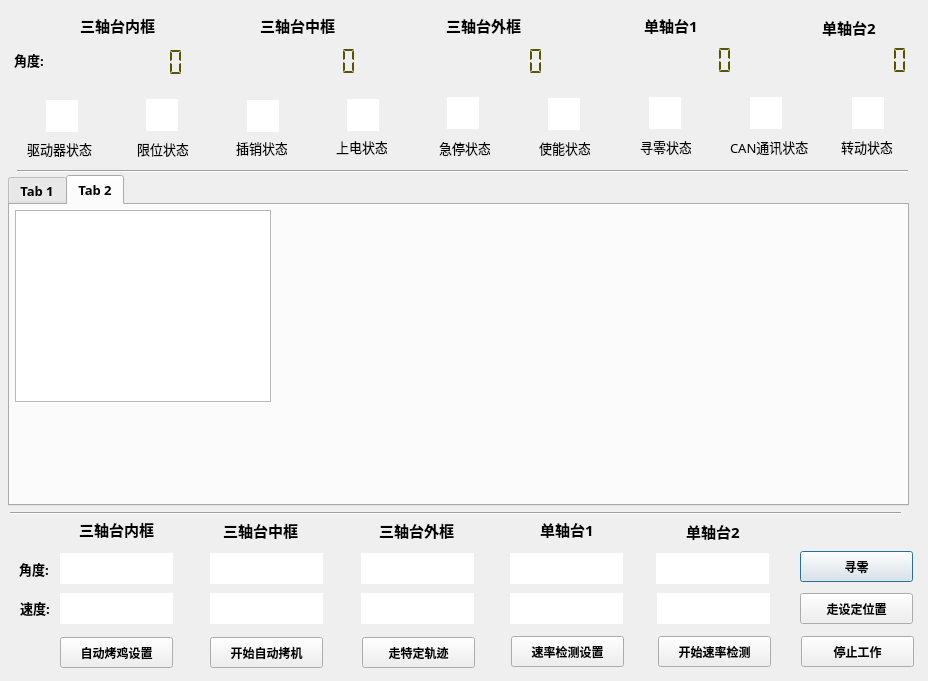
<?xml version="1.0" encoding="UTF-8"?>
<ui version="4.0">
 <class>Dialog</class>
 <widget class="QDialog" name="Dialog">
  <property name="geometry">
   <rect>
    <x>0</x>
    <y>0</y>
    <width>928</width>
    <height>681</height>
   </rect>
  </property>
  <property name="windowTitle">
   <string>Dialog</string>
  </property>
  <property name="modal">
   <bool>false</bool>
  </property>
  <widget class="QLabel" name="label">
   <property name="geometry">
    <rect>
     <x>80</x>
     <y>15</y>
     <width>81</width>
     <height>20</height>
    </rect>
   </property>
   <property name="font">
    <font>
     <family>微软雅黑</family>
     <pointsize>11</pointsize>
     <weight>75</weight>
     <bold>true</bold>
    </font>
   </property>
   <property name="frameShape">
    <enum>QFrame::NoFrame</enum>
   </property>
   <property name="frameShadow">
    <enum>QFrame::Plain</enum>
   </property>
   <property name="text">
    <string>三轴台内框</string>
   </property>
  </widget>
  <widget class="QLCDNumber" name="LCD_STATUS_POSITION_A">
   <property name="geometry">
    <rect>
     <x>41</x>
     <y>47</y>
     <width>161</width>
     <height>31</height>
    </rect>
   </property>
   <property name="styleSheet">
    <string notr="true">color: rgb(85, 0, 0);
color: rgb(85, 85, 0);</string>
   </property>
   <property name="frameShape">
    <enum>QFrame::NoFrame</enum>
   </property>
   <property name="smallDecimalPoint">
    <bool>true</bool>
   </property>
   <property name="digitCount">
    <number>8</number>
   </property>
   <property name="segmentStyle">
    <enum>QLCDNumber::Flat</enum>
   </property>
   <property name="value" stdset="0">
    <double>0.000000000000000</double>
   </property>
  </widget>
  <widget class="QLCDNumber" name="LCD_STATUS_POSITION_E">
   <property name="geometry">
    <rect>
     <x>760</x>
     <y>45</y>
     <width>171</width>
     <height>31</height>
    </rect>
   </property>
   <property name="styleSheet">
    <string notr="true">color: rgb(85, 0, 0);
color: rgb(85, 85, 0);</string>
   </property>
   <property name="frameShape">
    <enum>QFrame::NoFrame</enum>
   </property>
   <property name="smallDecimalPoint">
    <bool>true</bool>
   </property>
   <property name="digitCount">
    <number>8</number>
   </property>
   <property name="segmentStyle">
    <enum>QLCDNumber::Flat</enum>
   </property>
   <property name="value" stdset="0">
    <double>0.000000000000000</double>
   </property>
  </widget>
  <widget class="QLCDNumber" name="LCD_STATUS_POSITION_B">
   <property name="geometry">
    <rect>
     <x>214</x>
     <y>46</y>
     <width>161</width>
     <height>31</height>
    </rect>
   </property>
   <property name="styleSheet">
    <string notr="true">color: rgb(85, 0, 0);
color: rgb(85, 85, 0);</string>
   </property>
   <property name="frameShape">
    <enum>QFrame::NoFrame</enum>
   </property>
   <property name="smallDecimalPoint">
    <bool>true</bool>
   </property>
   <property name="digitCount">
    <number>8</number>
   </property>
   <property name="segmentStyle">
    <enum>QLCDNumber::Flat</enum>
   </property>
   <property name="value" stdset="0">
    <double>0.000000000000000</double>
   </property>
  </widget>
  <widget class="QLCDNumber" name="LCD_STATUS_POSITION_C">
   <property name="geometry">
    <rect>
     <x>401</x>
     <y>46</y>
     <width>161</width>
     <height>31</height>
    </rect>
   </property>
   <property name="styleSheet">
    <string notr="true">color: rgb(85, 0, 0);
color: rgb(85, 85, 0);</string>
   </property>
   <property name="frameShape">
    <enum>QFrame::NoFrame</enum>
   </property>
   <property name="smallDecimalPoint">
    <bool>true</bool>
   </property>
   <property name="digitCount">
    <number>8</number>
   </property>
   <property name="segmentStyle">
    <enum>QLCDNumber::Flat</enum>
   </property>
   <property name="value" stdset="0">
    <double>0.000000000000000</double>
   </property>
  </widget>
  <widget class="QLCDNumber" name="LCD_STATUS_POSITION_D">
   <property name="geometry">
    <rect>
     <x>585</x>
     <y>45</y>
     <width>171</width>
     <height>31</height>
    </rect>
   </property>
   <property name="styleSheet">
    <string notr="true">color: rgb(85, 0, 0);
color: rgb(85, 85, 0);</string>
   </property>
   <property name="frameShape">
    <enum>QFrame::NoFrame</enum>
   </property>
   <property name="smallDecimalPoint">
    <bool>true</bool>
   </property>
   <property name="digitCount">
    <number>8</number>
   </property>
   <property name="segmentStyle">
    <enum>QLCDNumber::Flat</enum>
   </property>
   <property name="value" stdset="0">
    <double>0.000000000000000</double>
   </property>
  </widget>
  <widget class="QLabel" name="LABEL_STATUS_TITLE_A">
   <property name="geometry">
    <rect>
     <x>14</x>
     <y>50</y>
     <width>31</width>
     <height>20</height>
    </rect>
   </property>
   <property name="font">
    <font>
     <family>微软雅黑</family>
     <pointsize>10</pointsize>
     <weight>75</weight>
     <bold>true</bold>
    </font>
   </property>
   <property name="frameShape">
    <enum>QFrame::NoFrame</enum>
   </property>
   <property name="frameShadow">
    <enum>QFrame::Plain</enum>
   </property>
   <property name="text">
    <string>角度:</string>
   </property>
  </widget>
  <widget class="QLabel" name="LABEL_STATUS_TITLE_B">
   <property name="geometry">
    <rect>
     <x>260</x>
     <y>15</y>
     <width>81</width>
     <height>20</height>
    </rect>
   </property>
   <property name="font">
    <font>
     <family>微软雅黑</family>
     <pointsize>11</pointsize>
     <weight>75</weight>
     <bold>true</bold>
    </font>
   </property>
   <property name="frameShape">
    <enum>QFrame::NoFrame</enum>
   </property>
   <property name="frameShadow">
    <enum>QFrame::Plain</enum>
   </property>
   <property name="text">
    <string>三轴台中框</string>
   </property>
  </widget>
  <widget class="QLabel" name="LABEL_STATUS_TITLE_C">
   <property name="geometry">
    <rect>
     <x>446</x>
     <y>15</y>
     <width>81</width>
     <height>20</height>
    </rect>
   </property>
   <property name="font">
    <font>
     <family>微软雅黑</family>
     <pointsize>11</pointsize>
     <weight>75</weight>
     <bold>true</bold>
    </font>
   </property>
   <property name="frameShape">
    <enum>QFrame::NoFrame</enum>
   </property>
   <property name="frameShadow">
    <enum>QFrame::Plain</enum>
   </property>
   <property name="text">
    <string>三轴台外框</string>
   </property>
  </widget>
  <widget class="QLabel" name="LABEL_STATUS_TITLE_D">
   <property name="geometry">
    <rect>
     <x>644</x>
     <y>15</y>
     <width>61</width>
     <height>20</height>
    </rect>
   </property>
   <property name="font">
    <font>
     <family>微软雅黑</family>
     <pointsize>11</pointsize>
     <weight>75</weight>
     <bold>true</bold>
    </font>
   </property>
   <property name="frameShape">
    <enum>QFrame::NoFrame</enum>
   </property>
   <property name="frameShadow">
    <enum>QFrame::Plain</enum>
   </property>
   <property name="text">
    <string>单轴台1</string>
   </property>
  </widget>
  <widget class="QLabel" name="LABEL_STATUS_TITLE_E">
   <property name="geometry">
    <rect>
     <x>822</x>
     <y>17</y>
     <width>61</width>
     <height>20</height>
    </rect>
   </property>
   <property name="font">
    <font>
     <family>微软雅黑</family>
     <pointsize>11</pointsize>
     <weight>75</weight>
     <bold>true</bold>
    </font>
   </property>
   <property name="frameShape">
    <enum>QFrame::NoFrame</enum>
   </property>
   <property name="frameShadow">
    <enum>QFrame::Plain</enum>
   </property>
   <property name="text">
    <string>单轴台2</string>
   </property>
  </widget>
  <widget class="QGraphicsView" name="IMAGE_STATUS_DRIVER_FAULT">
   <property name="geometry">
    <rect>
     <x>46</x>
     <y>100</y>
     <width>32</width>
     <height>32</height>
    </rect>
   </property>
   <property name="frameShape">
    <enum>QFrame::NoFrame</enum>
   </property>
   <property name="frameShadow">
    <enum>QFrame::Sunken</enum>
   </property>
   <property name="backgroundBrush">
    <brush brushstyle="SolidPattern">
     <color alpha="255">
      <red>240</red>
      <green>240</green>
      <blue>240</blue>
     </color>
    </brush>
   </property>
   <property name="foregroundBrush">
    <brush brushstyle="NoBrush">
     <color alpha="255">
      <red>240</red>
      <green>240</green>
      <blue>240</blue>
     </color>
    </brush>
   </property>
  </widget>
  <widget class="QLabel" name="LABEL_STATUS_TITLE_DRIVER">
   <property name="geometry">
    <rect>
     <x>27</x>
     <y>139</y>
     <width>71</width>
     <height>20</height>
    </rect>
   </property>
   <property name="font">
    <font>
     <family>微软雅黑</family>
     <pointsize>10</pointsize>
     <weight>50</weight>
     <bold>false</bold>
    </font>
   </property>
   <property name="frameShape">
    <enum>QFrame::NoFrame</enum>
   </property>
   <property name="frameShadow">
    <enum>QFrame::Plain</enum>
   </property>
   <property name="text">
    <string>驱动器状态</string>
   </property>
  </widget>
  <widget class="QGraphicsView" name="IMAGE_STATUS_REACH_LIMIT">
   <property name="geometry">
    <rect>
     <x>146</x>
     <y>99</y>
     <width>32</width>
     <height>32</height>
    </rect>
   </property>
   <property name="frameShape">
    <enum>QFrame::NoFrame</enum>
   </property>
   <property name="frameShadow">
    <enum>QFrame::Sunken</enum>
   </property>
   <property name="backgroundBrush">
    <brush brushstyle="SolidPattern">
     <color alpha="255">
      <red>240</red>
      <green>240</green>
      <blue>240</blue>
     </color>
    </brush>
   </property>
   <property name="foregroundBrush">
    <brush brushstyle="NoBrush">
     <color alpha="255">
      <red>240</red>
      <green>240</green>
      <blue>240</blue>
     </color>
    </brush>
   </property>
  </widget>
  <widget class="QLabel" name="LABEL_STATUS_TITLE_LIMIT">
   <property name="geometry">
    <rect>
     <x>137</x>
     <y>139</y>
     <width>51</width>
     <height>20</height>
    </rect>
   </property>
   <property name="font">
    <font>
     <family>微软雅黑</family>
     <pointsize>10</pointsize>
     <weight>50</weight>
     <bold>false</bold>
    </font>
   </property>
   <property name="frameShape">
    <enum>QFrame::NoFrame</enum>
   </property>
   <property name="frameShadow">
    <enum>QFrame::Plain</enum>
   </property>
   <property name="text">
    <string>限位状态</string>
   </property>
  </widget>
  <widget class="QGraphicsView" name="IMAGE_STATUS_BOLT_ON">
   <property name="geometry">
    <rect>
     <x>247</x>
     <y>100</y>
     <width>32</width>
     <height>32</height>
    </rect>
   </property>
   <property name="frameShape">
    <enum>QFrame::NoFrame</enum>
   </property>
   <property name="frameShadow">
    <enum>QFrame::Sunken</enum>
   </property>
   <property name="backgroundBrush">
    <brush brushstyle="SolidPattern">
     <color alpha="255">
      <red>240</red>
      <green>240</green>
      <blue>240</blue>
     </color>
    </brush>
   </property>
   <property name="foregroundBrush">
    <brush brushstyle="NoBrush">
     <color alpha="255">
      <red>240</red>
      <green>240</green>
      <blue>240</blue>
     </color>
    </brush>
   </property>
  </widget>
  <widget class="QLabel" name="LABEL_STATUS_TITLE_BOLT">
   <property name="geometry">
    <rect>
     <x>236</x>
     <y>138</y>
     <width>51</width>
     <height>20</height>
    </rect>
   </property>
   <property name="font">
    <font>
     <family>微软雅黑</family>
     <pointsize>10</pointsize>
     <weight>50</weight>
     <bold>false</bold>
    </font>
   </property>
   <property name="frameShape">
    <enum>QFrame::NoFrame</enum>
   </property>
   <property name="frameShadow">
    <enum>QFrame::Plain</enum>
   </property>
   <property name="text">
    <string>插销状态</string>
   </property>
  </widget>
  <widget class="QGraphicsView" name="IMAGE_STATUS_POWER_ON">
   <property name="geometry">
    <rect>
     <x>347</x>
     <y>99</y>
     <width>32</width>
     <height>32</height>
    </rect>
   </property>
   <property name="frameShape">
    <enum>QFrame::NoFrame</enum>
   </property>
   <property name="frameShadow">
    <enum>QFrame::Sunken</enum>
   </property>
   <property name="backgroundBrush">
    <brush brushstyle="SolidPattern">
     <color alpha="255">
      <red>240</red>
      <green>240</green>
      <blue>240</blue>
     </color>
    </brush>
   </property>
   <property name="foregroundBrush">
    <brush brushstyle="NoBrush">
     <color alpha="255">
      <red>240</red>
      <green>240</green>
      <blue>240</blue>
     </color>
    </brush>
   </property>
  </widget>
  <widget class="QLabel" name="LABEL_STATUS_TITLE_POWER">
   <property name="geometry">
    <rect>
     <x>336</x>
     <y>137</y>
     <width>51</width>
     <height>20</height>
    </rect>
   </property>
   <property name="font">
    <font>
     <family>微软雅黑</family>
     <pointsize>10</pointsize>
     <weight>50</weight>
     <bold>false</bold>
    </font>
   </property>
   <property name="frameShape">
    <enum>QFrame::NoFrame</enum>
   </property>
   <property name="frameShadow">
    <enum>QFrame::Plain</enum>
   </property>
   <property name="text">
    <string>上电状态</string>
   </property>
  </widget>
  <widget class="QLabel" name="LABEL_STATUS_TITLE_EMER">
   <property name="geometry">
    <rect>
     <x>439</x>
     <y>138</y>
     <width>51</width>
     <height>20</height>
    </rect>
   </property>
   <property name="font">
    <font>
     <family>微软雅黑</family>
     <pointsize>10</pointsize>
     <weight>50</weight>
     <bold>false</bold>
    </font>
   </property>
   <property name="frameShape">
    <enum>QFrame::NoFrame</enum>
   </property>
   <property name="frameShadow">
    <enum>QFrame::Plain</enum>
   </property>
   <property name="text">
    <string>急停状态</string>
   </property>
  </widget>
  <widget class="QGraphicsView" name="IMAGE_STATUS_EMER_STOP">
   <property name="geometry">
    <rect>
     <x>447</x>
     <y>97</y>
     <width>32</width>
     <height>32</height>
    </rect>
   </property>
   <property name="frameShape">
    <enum>QFrame::NoFrame</enum>
   </property>
   <property name="frameShadow">
    <enum>QFrame::Sunken</enum>
   </property>
   <property name="backgroundBrush">
    <brush brushstyle="SolidPattern">
     <color alpha="255">
      <red>240</red>
      <green>240</green>
      <blue>240</blue>
     </color>
    </brush>
   </property>
   <property name="foregroundBrush">
    <brush brushstyle="NoBrush">
     <color alpha="255">
      <red>240</red>
      <green>240</green>
      <blue>240</blue>
     </color>
    </brush>
   </property>
  </widget>
  <widget class="QLabel" name="LABEL_STATUS_TITLE_ENABLE">
   <property name="geometry">
    <rect>
     <x>539</x>
     <y>138</y>
     <width>51</width>
     <height>20</height>
    </rect>
   </property>
   <property name="font">
    <font>
     <family>微软雅黑</family>
     <pointsize>10</pointsize>
     <weight>50</weight>
     <bold>false</bold>
    </font>
   </property>
   <property name="frameShape">
    <enum>QFrame::NoFrame</enum>
   </property>
   <property name="frameShadow">
    <enum>QFrame::Plain</enum>
   </property>
   <property name="text">
    <string>使能状态</string>
   </property>
  </widget>
  <widget class="QGraphicsView" name="IMAGE_STATUS_IS_ENABLE">
   <property name="geometry">
    <rect>
     <x>548</x>
     <y>98</y>
     <width>32</width>
     <height>32</height>
    </rect>
   </property>
   <property name="frameShape">
    <enum>QFrame::NoFrame</enum>
   </property>
   <property name="frameShadow">
    <enum>QFrame::Sunken</enum>
   </property>
   <property name="backgroundBrush">
    <brush brushstyle="SolidPattern">
     <color alpha="255">
      <red>240</red>
      <green>240</green>
      <blue>240</blue>
     </color>
    </brush>
   </property>
   <property name="foregroundBrush">
    <brush brushstyle="NoBrush">
     <color alpha="255">
      <red>240</red>
      <green>240</green>
      <blue>240</blue>
     </color>
    </brush>
   </property>
  </widget>
  <widget class="QLabel" name="LABEL_STATUS_TITLE_ZERO">
   <property name="geometry">
    <rect>
     <x>640</x>
     <y>137</y>
     <width>51</width>
     <height>20</height>
    </rect>
   </property>
   <property name="font">
    <font>
     <family>微软雅黑</family>
     <pointsize>10</pointsize>
     <weight>50</weight>
     <bold>false</bold>
    </font>
   </property>
   <property name="frameShape">
    <enum>QFrame::NoFrame</enum>
   </property>
   <property name="frameShadow">
    <enum>QFrame::Plain</enum>
   </property>
   <property name="text">
    <string>寻零状态</string>
   </property>
  </widget>
  <widget class="QGraphicsView" name="IMAGE_STATUS_ZERO_POS">
   <property name="geometry">
    <rect>
     <x>649</x>
     <y>97</y>
     <width>32</width>
     <height>32</height>
    </rect>
   </property>
   <property name="frameShape">
    <enum>QFrame::NoFrame</enum>
   </property>
   <property name="frameShadow">
    <enum>QFrame::Sunken</enum>
   </property>
   <property name="backgroundBrush">
    <brush brushstyle="SolidPattern">
     <color alpha="255">
      <red>240</red>
      <green>240</green>
      <blue>240</blue>
     </color>
    </brush>
   </property>
   <property name="foregroundBrush">
    <brush brushstyle="NoBrush">
     <color alpha="255">
      <red>240</red>
      <green>240</green>
      <blue>240</blue>
     </color>
    </brush>
   </property>
  </widget>
  <widget class="QLabel" name="LABEL_STATUS_TITLE_CAN">
   <property name="geometry">
    <rect>
     <x>730</x>
     <y>137</y>
     <width>81</width>
     <height>20</height>
    </rect>
   </property>
   <property name="font">
    <font>
     <family>微软雅黑</family>
     <pointsize>10</pointsize>
     <weight>50</weight>
     <bold>false</bold>
    </font>
   </property>
   <property name="frameShape">
    <enum>QFrame::NoFrame</enum>
   </property>
   <property name="frameShadow">
    <enum>QFrame::Plain</enum>
   </property>
   <property name="text">
    <string>CAN通讯状态</string>
   </property>
  </widget>
  <widget class="QGraphicsView" name="IMAGE_STATUS_CAN_COMM">
   <property name="geometry">
    <rect>
     <x>750</x>
     <y>97</y>
     <width>32</width>
     <height>32</height>
    </rect>
   </property>
   <property name="frameShape">
    <enum>QFrame::NoFrame</enum>
   </property>
   <property name="frameShadow">
    <enum>QFrame::Sunken</enum>
   </property>
   <property name="backgroundBrush">
    <brush brushstyle="SolidPattern">
     <color alpha="255">
      <red>240</red>
      <green>240</green>
      <blue>240</blue>
     </color>
    </brush>
   </property>
   <property name="foregroundBrush">
    <brush brushstyle="NoBrush">
     <color alpha="255">
      <red>240</red>
      <green>240</green>
      <blue>240</blue>
     </color>
    </brush>
   </property>
  </widget>
  <widget class="QGraphicsView" name="IMAGE_STATUS_IS_RUNNING">
   <property name="geometry">
    <rect>
     <x>852</x>
     <y>97</y>
     <width>32</width>
     <height>32</height>
    </rect>
   </property>
   <property name="frameShape">
    <enum>QFrame::NoFrame</enum>
   </property>
   <property name="frameShadow">
    <enum>QFrame::Sunken</enum>
   </property>
   <property name="backgroundBrush">
    <brush brushstyle="SolidPattern">
     <color alpha="255">
      <red>240</red>
      <green>240</green>
      <blue>240</blue>
     </color>
    </brush>
   </property>
   <property name="foregroundBrush">
    <brush brushstyle="NoBrush">
     <color alpha="255">
      <red>240</red>
      <green>240</green>
      <blue>240</blue>
     </color>
    </brush>
   </property>
  </widget>
  <widget class="QLabel" name="LABEL_STATUS_TITLE_RUNNING">
   <property name="geometry">
    <rect>
     <x>841</x>
     <y>137</y>
     <width>51</width>
     <height>20</height>
    </rect>
   </property>
   <property name="font">
    <font>
     <family>微软雅黑</family>
     <pointsize>10</pointsize>
     <weight>50</weight>
     <bold>false</bold>
    </font>
   </property>
   <property name="frameShape">
    <enum>QFrame::NoFrame</enum>
   </property>
   <property name="frameShadow">
    <enum>QFrame::Plain</enum>
   </property>
   <property name="text">
    <string>转动状态</string>
   </property>
  </widget>
  <widget class="Line" name="SEP_1">
   <property name="geometry">
    <rect>
     <x>17</x>
     <y>163</y>
     <width>891</width>
     <height>16</height>
    </rect>
   </property>
   <property name="frameShadow">
    <enum>QFrame::Sunken</enum>
   </property>
   <property name="orientation">
    <enum>Qt::Horizontal</enum>
   </property>
  </widget>
  <widget class="QLineEdit" name="LINEEDIT_CTRL_VELOCITY_D">
   <property name="geometry">
    <rect>
     <x>510</x>
     <y>593</y>
     <width>113</width>
     <height>31</height>
    </rect>
   </property>
   <property name="frame">
    <bool>false</bool>
   </property>
  </widget>
  <widget class="QLineEdit" name="LINEEDIT_CTRL_POSITION_C">
   <property name="geometry">
    <rect>
     <x>361</x>
     <y>553</y>
     <width>113</width>
     <height>31</height>
    </rect>
   </property>
   <property name="frame">
    <bool>false</bool>
   </property>
  </widget>
  <widget class="QLineEdit" name="LINEEDIT_CTRL_POSITION_A">
   <property name="geometry">
    <rect>
     <x>60</x>
     <y>553</y>
     <width>113</width>
     <height>31</height>
    </rect>
   </property>
   <property name="autoFillBackground">
    <bool>false</bool>
   </property>
   <property name="frame">
    <bool>false</bool>
   </property>
  </widget>
  <widget class="QLineEdit" name="LINEEDIT_CTRL_POSITION_D">
   <property name="geometry">
    <rect>
     <x>510</x>
     <y>553</y>
     <width>113</width>
     <height>31</height>
    </rect>
   </property>
   <property name="frame">
    <bool>false</bool>
   </property>
  </widget>
  <widget class="QLineEdit" name="LINEEDIT_CTRL_VELOCITY_E">
   <property name="geometry">
    <rect>
     <x>657</x>
     <y>593</y>
     <width>113</width>
     <height>31</height>
    </rect>
   </property>
   <property name="frame">
    <bool>false</bool>
   </property>
  </widget>
  <widget class="QLineEdit" name="LINEEDIT_CTRL_POSITION_E">
   <property name="geometry">
    <rect>
     <x>656</x>
     <y>553</y>
     <width>113</width>
     <height>31</height>
    </rect>
   </property>
   <property name="frame">
    <bool>false</bool>
   </property>
  </widget>
  <widget class="QLineEdit" name="LINEEDIT_CTRL_POSITION_B">
   <property name="geometry">
    <rect>
     <x>210</x>
     <y>553</y>
     <width>113</width>
     <height>31</height>
    </rect>
   </property>
   <property name="frame">
    <bool>false</bool>
   </property>
  </widget>
  <widget class="QLineEdit" name="LINEEDIT_CTRL_VELOCITY_B">
   <property name="geometry">
    <rect>
     <x>210</x>
     <y>593</y>
     <width>113</width>
     <height>31</height>
    </rect>
   </property>
   <property name="frame">
    <bool>false</bool>
   </property>
  </widget>
  <widget class="QLineEdit" name="LINEEDIT_CTRL_VELOCITY_A">
   <property name="geometry">
    <rect>
     <x>60</x>
     <y>593</y>
     <width>113</width>
     <height>31</height>
    </rect>
   </property>
   <property name="frame">
    <bool>false</bool>
   </property>
  </widget>
  <widget class="QLineEdit" name="LINEEDIT_CTRL_VELOCITY_C">
   <property name="geometry">
    <rect>
     <x>361</x>
     <y>593</y>
     <width>113</width>
     <height>31</height>
    </rect>
   </property>
   <property name="frame">
    <bool>false</bool>
   </property>
  </widget>
  <widget class="QPushButton" name="Button_Gen_Clear">
   <property name="geometry">
    <rect>
     <x>800</x>
     <y>551</y>
     <width>113</width>
     <height>31</height>
    </rect>
   </property>
   <property name="font">
    <font>
     <weight>75</weight>
     <bold>true</bold>
    </font>
   </property>
   <property name="text">
    <string>寻零</string>
   </property>
   <property name="default">
    <bool>false</bool>
   </property>
   <property name="flat">
    <bool>false</bool>
   </property>
  </widget>
  <widget class="QPushButton" name="Button_CTRL_MSGSEND">
   <property name="geometry">
    <rect>
     <x>800</x>
     <y>593</y>
     <width>113</width>
     <height>31</height>
    </rect>
   </property>
   <property name="font">
    <font>
     <weight>75</weight>
     <bold>true</bold>
    </font>
   </property>
   <property name="text">
    <string>走设定位置</string>
   </property>
  </widget>
  <widget class="QLabel" name="LABEL_CTRL_TITLE_ANGLE">
   <property name="geometry">
    <rect>
     <x>19</x>
     <y>559</y>
     <width>31</width>
     <height>20</height>
    </rect>
   </property>
   <property name="font">
    <font>
     <family>微软雅黑</family>
     <pointsize>10</pointsize>
     <weight>75</weight>
     <bold>true</bold>
    </font>
   </property>
   <property name="frameShape">
    <enum>QFrame::NoFrame</enum>
   </property>
   <property name="frameShadow">
    <enum>QFrame::Plain</enum>
   </property>
   <property name="text">
    <string>角度:</string>
   </property>
  </widget>
  <widget class="QLabel" name="LABEL_CTRL_TITLE_VELOCITY">
   <property name="geometry">
    <rect>
     <x>20</x>
     <y>598</y>
     <width>31</width>
     <height>20</height>
    </rect>
   </property>
   <property name="font">
    <font>
     <family>微软雅黑</family>
     <pointsize>10</pointsize>
     <weight>75</weight>
     <bold>true</bold>
    </font>
   </property>
   <property name="frameShape">
    <enum>QFrame::NoFrame</enum>
   </property>
   <property name="frameShadow">
    <enum>QFrame::Plain</enum>
   </property>
   <property name="text">
    <string>速度:</string>
   </property>
  </widget>
  <widget class="Line" name="SEP_2">
   <property name="geometry">
    <rect>
     <x>10</x>
     <y>505</y>
     <width>891</width>
     <height>16</height>
    </rect>
   </property>
   <property name="frameShadow">
    <enum>QFrame::Sunken</enum>
   </property>
   <property name="orientation">
    <enum>Qt::Horizontal</enum>
   </property>
  </widget>
  <widget class="QTabWidget" name="SEL">
   <property name="geometry">
    <rect>
     <x>8</x>
     <y>175</y>
     <width>901</width>
     <height>331</height>
    </rect>
   </property>
   <property name="font">
    <font>
     <family>微软雅黑</family>
     <pointsize>10</pointsize>
     <weight>75</weight>
     <bold>true</bold>
    </font>
   </property>
   <property name="cursor">
    <cursorShape>ArrowCursor</cursorShape>
   </property>
   <property name="tabShape">
    <enum>QTabWidget::Rounded</enum>
   </property>
   <property name="currentIndex">
    <number>1</number>
   </property>
   <property name="elideMode">
    <enum>Qt::ElideNone</enum>
   </property>
   <property name="movable">
    <bool>false</bool>
   </property>
   <property name="tabBarAutoHide">
    <bool>false</bool>
   </property>
   <widget class="QWidget" name="tab">
    <attribute name="title">
     <string>Tab 1</string>
    </attribute>
    <widget class="QCustomPlot" name="axisPlot" native="true">
     <property name="geometry">
      <rect>
       <x>0</x>
       <y>0</y>
       <width>521</width>
       <height>271</height>
      </rect>
     </property>
    </widget>
   </widget>
   <widget class="QWidget" name="tab_2">
    <attribute name="title">
     <string>Tab 2</string>
    </attribute>
    <widget class="QCustomTreeView" name="TABLE_VEL_TEST_RESULT">
     <property name="geometry">
      <rect>
       <x>5</x>
       <y>5</y>
       <width>256</width>
       <height>192</height>
      </rect>
     </property>
    </widget>
   </widget>
  </widget>
  <widget class="QLabel" name="label_2">
   <property name="geometry">
    <rect>
     <x>79</x>
     <y>519</y>
     <width>81</width>
     <height>20</height>
    </rect>
   </property>
   <property name="font">
    <font>
     <family>微软雅黑</family>
     <pointsize>11</pointsize>
     <weight>75</weight>
     <bold>true</bold>
    </font>
   </property>
   <property name="frameShape">
    <enum>QFrame::NoFrame</enum>
   </property>
   <property name="frameShadow">
    <enum>QFrame::Plain</enum>
   </property>
   <property name="text">
    <string>三轴台内框</string>
   </property>
  </widget>
  <widget class="QLabel" name="LABEL_STATUS_TITLE_D_2">
   <property name="geometry">
    <rect>
     <x>540</x>
     <y>519</y>
     <width>61</width>
     <height>20</height>
    </rect>
   </property>
   <property name="font">
    <font>
     <family>微软雅黑</family>
     <pointsize>11</pointsize>
     <weight>75</weight>
     <bold>true</bold>
    </font>
   </property>
   <property name="frameShape">
    <enum>QFrame::NoFrame</enum>
   </property>
   <property name="frameShadow">
    <enum>QFrame::Plain</enum>
   </property>
   <property name="text">
    <string>单轴台1</string>
   </property>
  </widget>
  <widget class="QLabel" name="LABEL_STATUS_TITLE_B_2">
   <property name="geometry">
    <rect>
     <x>223</x>
     <y>520</y>
     <width>81</width>
     <height>20</height>
    </rect>
   </property>
   <property name="font">
    <font>
     <family>微软雅黑</family>
     <pointsize>11</pointsize>
     <weight>75</weight>
     <bold>true</bold>
    </font>
   </property>
   <property name="frameShape">
    <enum>QFrame::NoFrame</enum>
   </property>
   <property name="frameShadow">
    <enum>QFrame::Plain</enum>
   </property>
   <property name="text">
    <string>三轴台中框</string>
   </property>
  </widget>
  <widget class="QLabel" name="LABEL_STATUS_TITLE_E_2">
   <property name="geometry">
    <rect>
     <x>686</x>
     <y>521</y>
     <width>61</width>
     <height>20</height>
    </rect>
   </property>
   <property name="font">
    <font>
     <family>微软雅黑</family>
     <pointsize>11</pointsize>
     <weight>75</weight>
     <bold>true</bold>
    </font>
   </property>
   <property name="frameShape">
    <enum>QFrame::NoFrame</enum>
   </property>
   <property name="frameShadow">
    <enum>QFrame::Plain</enum>
   </property>
   <property name="text">
    <string>单轴台2</string>
   </property>
  </widget>
  <widget class="QLabel" name="LABEL_STATUS_TITLE_C_2">
   <property name="geometry">
    <rect>
     <x>379</x>
     <y>520</y>
     <width>81</width>
     <height>20</height>
    </rect>
   </property>
   <property name="font">
    <font>
     <family>微软雅黑</family>
     <pointsize>11</pointsize>
     <weight>75</weight>
     <bold>true</bold>
    </font>
   </property>
   <property name="frameShape">
    <enum>QFrame::NoFrame</enum>
   </property>
   <property name="frameShadow">
    <enum>QFrame::Plain</enum>
   </property>
   <property name="text">
    <string>三轴台外框</string>
   </property>
  </widget>
  <widget class="animateQPushButton" name="Button_Gen_AutoTest_Config">
   <property name="geometry">
    <rect>
     <x>60</x>
     <y>637</y>
     <width>113</width>
     <height>31</height>
    </rect>
   </property>
   <property name="font">
    <font>
     <weight>75</weight>
     <bold>true</bold>
    </font>
   </property>
   <property name="text">
    <string>自动烤鸡设置</string>
   </property>
  </widget>
  <widget class="QPushButton" name="Button_Gen_AutoTest_Start">
   <property name="geometry">
    <rect>
     <x>210</x>
     <y>637</y>
     <width>113</width>
     <height>31</height>
    </rect>
   </property>
   <property name="font">
    <font>
     <weight>75</weight>
     <bold>true</bold>
    </font>
   </property>
   <property name="text">
    <string>开始自动拷机</string>
   </property>
  </widget>
  <widget class="QPushButton" name="Button_CTRL_VELTEST_START">
   <property name="geometry">
    <rect>
     <x>658</x>
     <y>636</y>
     <width>113</width>
     <height>31</height>
    </rect>
   </property>
   <property name="font">
    <font>
     <weight>75</weight>
     <bold>true</bold>
    </font>
   </property>
   <property name="text">
    <string>开始速率检测</string>
   </property>
  </widget>
  <widget class="QPushButton" name="Button_Gen_AutoTest_Stop">
   <property name="geometry">
    <rect>
     <x>362</x>
     <y>637</y>
     <width>113</width>
     <height>31</height>
    </rect>
   </property>
   <property name="font">
    <font>
     <weight>75</weight>
     <bold>true</bold>
    </font>
   </property>
   <property name="text">
    <string>走特定轨迹</string>
   </property>
  </widget>
  <widget class="QPushButton" name="Button_CTRL_VELTEST_CONFIG">
   <property name="geometry">
    <rect>
     <x>511</x>
     <y>636</y>
     <width>113</width>
     <height>31</height>
    </rect>
   </property>
   <property name="font">
    <font>
     <weight>75</weight>
     <bold>true</bold>
    </font>
   </property>
   <property name="text">
    <string>速率检测设置</string>
   </property>
  </widget>
  <widget class="QPushButton" name="Button_CTRL_Stop">
   <property name="geometry">
    <rect>
     <x>801</x>
     <y>636</y>
     <width>113</width>
     <height>31</height>
    </rect>
   </property>
   <property name="font">
    <font>
     <weight>75</weight>
     <bold>true</bold>
    </font>
   </property>
   <property name="text">
    <string>停止工作</string>
   </property>
   <property name="flat">
    <bool>false</bool>
   </property>
  </widget>
  <widget class="QLCDNumber" name="LCD_STATUS_AUTOTEST_TIME_HOUR">
   <property name="geometry">
    <rect>
     <x>60</x>
     <y>638</y>
     <width>31</width>
     <height>30</height>
    </rect>
   </property>
   <property name="styleSheet">
    <string notr="true">color: rgb(85, 0, 0);
color: rgb(85, 85, 0);</string>
   </property>
   <property name="frameShape">
    <enum>QFrame::NoFrame</enum>
   </property>
   <property name="smallDecimalPoint">
    <bool>false</bool>
   </property>
   <property name="digitCount">
    <number>2</number>
   </property>
   <property name="segmentStyle">
    <enum>QLCDNumber::Flat</enum>
   </property>
   <property name="value" stdset="0">
    <double>0.000000000000000</double>
   </property>
   <property name="intValue" stdset="0">
    <number>0</number>
   </property>
  </widget>
  <widget class="QLabel" name="LABEL_STATUS_AUTOTEST_TIME_HM_SEP">
   <property name="geometry">
    <rect>
     <x>91</x>
     <y>636</y>
     <width>10</width>
     <height>30</height>
    </rect>
   </property>
   <property name="font">
    <font>
     <family>微软雅黑</family>
     <pointsize>17</pointsize>
    </font>
   </property>
   <property name="text">
    <string>:</string>
   </property>
  </widget>
  <widget class="QLCDNumber" name="LCD_STATUS_AUTOTEST_TIME_MINUTE">
   <property name="geometry">
    <rect>
     <x>100</x>
     <y>638</y>
     <width>31</width>
     <height>30</height>
    </rect>
   </property>
   <property name="styleSheet">
    <string notr="true">color: rgb(85, 0, 0);
color: rgb(85, 85, 0);</string>
   </property>
   <property name="frameShape">
    <enum>QFrame::NoFrame</enum>
   </property>
   <property name="smallDecimalPoint">
    <bool>false</bool>
   </property>
   <property name="digitCount">
    <number>2</number>
   </property>
   <property name="segmentStyle">
    <enum>QLCDNumber::Flat</enum>
   </property>
   <property name="value" stdset="0">
    <double>99999.000000000000000</double>
   </property>
   <property name="intValue" stdset="0">
    <number>99999</number>
   </property>
  </widget>
  <widget class="QLabel" name="LABEL_STATUS_AUTOTEST_TIME_MS_SEP">
   <property name="geometry">
    <rect>
     <x>130</x>
     <y>637</y>
     <width>10</width>
     <height>30</height>
    </rect>
   </property>
   <property name="font">
    <font>
     <family>微软雅黑</family>
     <pointsize>17</pointsize>
    </font>
   </property>
   <property name="text">
    <string>:</string>
   </property>
  </widget>
  <widget class="QLCDNumber" name="LCD_STATUS_AUTOTEST_TIME_SECOND">
   <property name="geometry">
    <rect>
     <x>140</x>
     <y>638</y>
     <width>31</width>
     <height>30</height>
    </rect>
   </property>
   <property name="styleSheet">
    <string notr="true">color: rgb(85, 0, 0);
color: rgb(85, 85, 0);</string>
   </property>
   <property name="frameShape">
    <enum>QFrame::NoFrame</enum>
   </property>
   <property name="smallDecimalPoint">
    <bool>false</bool>
   </property>
   <property name="digitCount">
    <number>2</number>
   </property>
   <property name="segmentStyle">
    <enum>QLCDNumber::Flat</enum>
   </property>
   <property name="value" stdset="0">
    <double>99999.000000000000000</double>
   </property>
   <property name="intValue" stdset="0">
    <number>99999</number>
   </property>
  </widget>
  <zorder>LCD_STATUS_AUTOTEST_TIME_SECOND</zorder>
  <zorder>LABEL_STATUS_AUTOTEST_TIME_HM_SEP</zorder>
  <zorder>LCD_STATUS_AUTOTEST_TIME_HOUR</zorder>
  <zorder>LABEL_STATUS_AUTOTEST_TIME_MS_SEP</zorder>
  <zorder>LCD_STATUS_AUTOTEST_TIME_MINUTE</zorder>
  <zorder>Button_CTRL_Stop</zorder>
  <zorder>label</zorder>
  <zorder>LCD_STATUS_POSITION_A</zorder>
  <zorder>LCD_STATUS_POSITION_E</zorder>
  <zorder>LCD_STATUS_POSITION_B</zorder>
  <zorder>LCD_STATUS_POSITION_C</zorder>
  <zorder>LCD_STATUS_POSITION_D</zorder>
  <zorder>LABEL_STATUS_TITLE_A</zorder>
  <zorder>LABEL_STATUS_TITLE_B</zorder>
  <zorder>LABEL_STATUS_TITLE_C</zorder>
  <zorder>LABEL_STATUS_TITLE_D</zorder>
  <zorder>LABEL_STATUS_TITLE_E</zorder>
  <zorder>IMAGE_STATUS_DRIVER_FAULT</zorder>
  <zorder>LABEL_STATUS_TITLE_DRIVER</zorder>
  <zorder>IMAGE_STATUS_REACH_LIMIT</zorder>
  <zorder>LABEL_STATUS_TITLE_LIMIT</zorder>
  <zorder>IMAGE_STATUS_BOLT_ON</zorder>
  <zorder>LABEL_STATUS_TITLE_BOLT</zorder>
  <zorder>IMAGE_STATUS_POWER_ON</zorder>
  <zorder>LABEL_STATUS_TITLE_POWER</zorder>
  <zorder>LABEL_STATUS_TITLE_EMER</zorder>
  <zorder>IMAGE_STATUS_EMER_STOP</zorder>
  <zorder>LABEL_STATUS_TITLE_ENABLE</zorder>
  <zorder>IMAGE_STATUS_IS_ENABLE</zorder>
  <zorder>LABEL_STATUS_TITLE_ZERO</zorder>
  <zorder>IMAGE_STATUS_ZERO_POS</zorder>
  <zorder>LABEL_STATUS_TITLE_CAN</zorder>
  <zorder>IMAGE_STATUS_CAN_COMM</zorder>
  <zorder>IMAGE_STATUS_IS_RUNNING</zorder>
  <zorder>LABEL_STATUS_TITLE_RUNNING</zorder>
  <zorder>SEP_1</zorder>
  <zorder>LINEEDIT_CTRL_VELOCITY_D</zorder>
  <zorder>LINEEDIT_CTRL_POSITION_C</zorder>
  <zorder>LINEEDIT_CTRL_POSITION_A</zorder>
  <zorder>LINEEDIT_CTRL_POSITION_D</zorder>
  <zorder>LINEEDIT_CTRL_VELOCITY_E</zorder>
  <zorder>LINEEDIT_CTRL_POSITION_E</zorder>
  <zorder>LINEEDIT_CTRL_POSITION_B</zorder>
  <zorder>LINEEDIT_CTRL_VELOCITY_B</zorder>
  <zorder>LINEEDIT_CTRL_VELOCITY_A</zorder>
  <zorder>LINEEDIT_CTRL_VELOCITY_C</zorder>
  <zorder>Button_Gen_Clear</zorder>
  <zorder>Button_CTRL_MSGSEND</zorder>
  <zorder>LABEL_CTRL_TITLE_ANGLE</zorder>
  <zorder>LABEL_CTRL_TITLE_VELOCITY</zorder>
  <zorder>SEP_2</zorder>
  <zorder>SEL</zorder>
  <zorder>label_2</zorder>
  <zorder>LABEL_STATUS_TITLE_D_2</zorder>
  <zorder>LABEL_STATUS_TITLE_B_2</zorder>
  <zorder>LABEL_STATUS_TITLE_E_2</zorder>
  <zorder>LABEL_STATUS_TITLE_C_2</zorder>
  <zorder>Button_Gen_AutoTest_Start</zorder>
  <zorder>Button_CTRL_VELTEST_START</zorder>
  <zorder>Button_Gen_AutoTest_Stop</zorder>
  <zorder>Button_CTRL_VELTEST_CONFIG</zorder>
  <zorder>Button_Gen_AutoTest_Config</zorder>
 </widget>
 <customwidgets>
  <customwidget>
   <class>QCustomPlot</class>
   <extends>QWidget</extends>
   <header>../../qcustomplot.h</header>
   <container>1</container>
  </customwidget>
  <customwidget>
   <class>animateQPushButton</class>
   <extends>QPushButton</extends>
   <header>animateqpushbutton.h</header>
  </customwidget>
  <customwidget>
   <class>QCustomTreeView</class>
   <extends>QTreeView</extends>
   <header location="global">qcustomtreeview.h</header>
  </customwidget>
 </customwidgets>
 <resources/>
 <connections/>
</ui>
